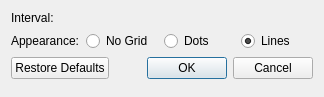
<?xml version="1.0" encoding="UTF-8"?>
<ui version="4.0">
 <class>librepcb::editor::GridSettingsDialog</class>
 <widget class="QDialog" name="librepcb::editor::GridSettingsDialog">
  <property name="windowModality">
   <enum>Qt::WindowModal</enum>
  </property>
  <property name="geometry">
   <rect>
    <x>0</x>
    <y>0</y>
    <width>324</width>
    <height>97</height>
   </rect>
  </property>
  <property name="sizePolicy">
   <sizepolicy hsizetype="Fixed" vsizetype="Fixed">
    <horstretch>0</horstretch>
    <verstretch>0</verstretch>
   </sizepolicy>
  </property>
  <property name="windowTitle">
   <string>Grid Settings</string>
  </property>
  <layout class="QFormLayout" name="formLayout">
   <item row="0" column="0">
    <widget class="QLabel" name="label">
     <property name="text">
      <string>Interval:</string>
     </property>
    </widget>
   </item>
   <item row="0" column="1">
    <widget class="librepcb::editor::PositiveLengthEdit" name="edtInterval" native="true"/>
   </item>
   <item row="1" column="0">
    <widget class="QLabel" name="label_2">
     <property name="text">
      <string>Appearance:</string>
     </property>
    </widget>
   </item>
   <item row="1" column="1">
    <layout class="QHBoxLayout" name="horizontalLayout">
     <item>
      <widget class="QRadioButton" name="rbtnNoGrid">
       <property name="text">
        <string>No Grid</string>
       </property>
       <attribute name="buttonGroup">
        <string notr="true">rbtnGroup</string>
       </attribute>
      </widget>
     </item>
     <item>
      <widget class="QRadioButton" name="rbtnDots">
       <property name="text">
        <string>Dots</string>
       </property>
       <attribute name="buttonGroup">
        <string notr="true">rbtnGroup</string>
       </attribute>
      </widget>
     </item>
     <item>
      <widget class="QRadioButton" name="rbtnLines">
       <property name="text">
        <string>Lines</string>
       </property>
       <property name="checked">
        <bool>true</bool>
       </property>
       <attribute name="buttonGroup">
        <string notr="true">rbtnGroup</string>
       </attribute>
      </widget>
     </item>
    </layout>
   </item>
   <item row="2" column="0" colspan="2">
    <widget class="QDialogButtonBox" name="buttonBox">
     <property name="orientation">
      <enum>Qt::Horizontal</enum>
     </property>
     <property name="standardButtons">
      <set>QDialogButtonBox::Cancel|QDialogButtonBox::Ok|QDialogButtonBox::RestoreDefaults</set>
     </property>
    </widget>
   </item>
  </layout>
 </widget>
 <customwidgets>
  <customwidget>
   <class>librepcb::editor::PositiveLengthEdit</class>
   <extends>QWidget</extends>
   <header location="global">librepcb/editor/widgets/positivelengthedit.h</header>
   <container>1</container>
  </customwidget>
 </customwidgets>
 <tabstops>
  <tabstop>edtInterval</tabstop>
  <tabstop>rbtnNoGrid</tabstop>
  <tabstop>rbtnDots</tabstop>
  <tabstop>rbtnLines</tabstop>
 </tabstops>
 <resources/>
 <connections/>
 <buttongroups>
  <buttongroup name="rbtnGroup"/>
 </buttongroups>
</ui>
